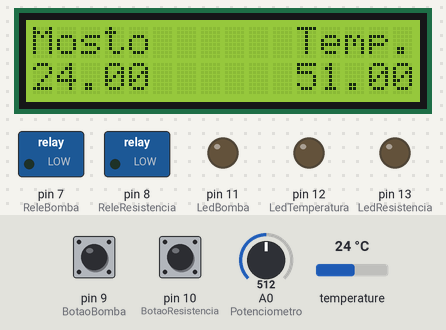
A sketch run on a simulated Arduino Uno, built with avr-gcc and run on an emulated ATmega328P. On the bench: 16×2 character LCD, switched loads named in the sketch (green lamp = pin HIGH), output pins drawn as LEDs (lit = HIGH). Dashed ring = blinking. The test bench sets the inputs (shaded band); at power-on: pin 9 (BotaoBomba) LOW, pin 10 (BotaoResistencia) LOW, temperature 24 °C, A0 (Potenciometro) = 512. What the sketch prints to the serial monitor is not drawn.

Above: at 4.2 s.
4.3 s: pin 9 (BotaoBomba) pulled HIGH for 3.2 s
At 5.3 s:
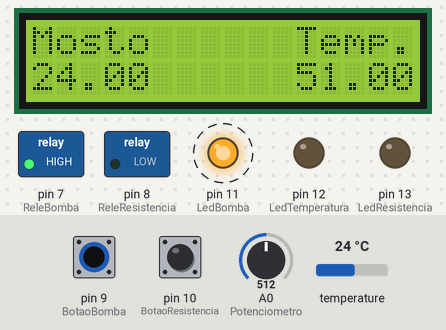
9.0 s: pin 10 (BotaoResistencia) pulled HIGH for 0.5 s
At 9.9 s:
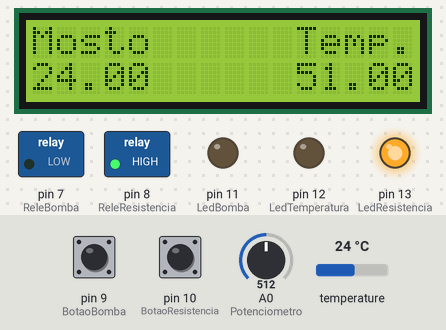
11.0 s: temperature set to 12 °C
At 12.4 s:
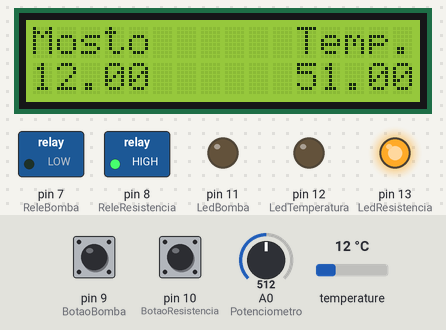
13.4 s: temperature set to 19 °C
At 14.3 s:
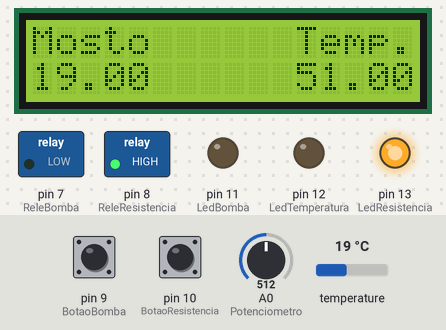
15.3 s: temperature set to 28 °C
At 16.3 s:
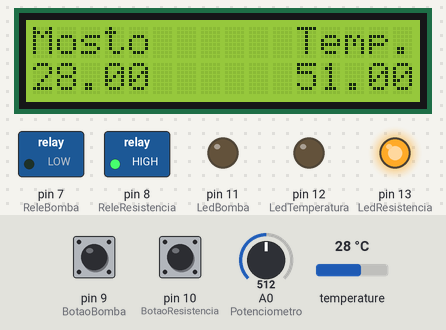
Timing chart, 0 to 18.1 s (numbered marks = the images above; inputs shaded):
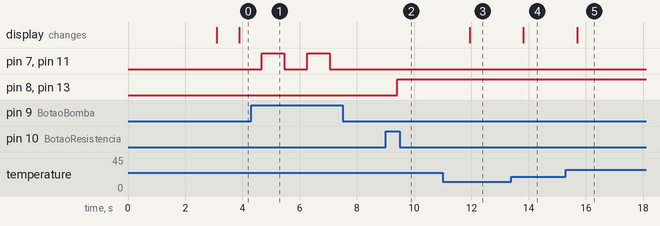

Measured:
- after the input at 4.3 s, pin 7 (ReleBomba), pin 11 (LedBomba): alternates HIGH for 0.79 s and LOW for 0.79 s, 4 changes in all, then stays LOW, starting after 0.37 s
- after the input at 9.0 s, pin 8 (ReleResistencia), pin 13 (LedResistencia): LOW → HIGH after 0.42 s
- after the input at 11.0 s, the display: changes after 0.94 s (image 3)
- after the input at 13.4 s, the display: changes after 0.42 s (image 4)
- after the input at 15.3 s, the display: changes after 0.40 s (image 5)

The sketch:

automacao_panela-v2.ino
```cpp
#include <LCDIC2.h>


#include <OneWire.h>
#include <DallasTemperature.h>
#include <Wire.h>


// Portas Digitais
#define LedResistencia 13     //Laranja
#define LedTemperatura 12     //Verde
#define LedBomba 11           //Roxo
#define BotaoResistencia 10   //Preto
#define BotaoBomba 9          //Branco
#define ReleResistencia 8     //Cinza
#define ReleBomba 7           //Marrom
#define ONE_WIRE_BUS 2        //Amarelo

// DEFINIÇÕES
#define endereco  0x27 // Endereços comuns: 0x27, 0x3F
#define colunas   16
#define linhas    2

// Portas Analógicas
#define Potenciometro A0
LCDIC2 lcd(0x27, 16, 2);

OneWire oneWire(ONE_WIRE_BUS);
DallasTemperature sensors(&oneWire);
float Celsus = 0;

int EstadoBotaoResistencia = 0;
int EstadoBotaoBomba = 0;

void setup() {
  // put your setup code here, to run once:

 pinMode(BotaoResistencia, INPUT);
 pinMode(BotaoBomba, INPUT);

 pinMode(LedResistencia, OUTPUT);
 pinMode(LedBomba, OUTPUT);
 pinMode(LedTemperatura, OUTPUT);
 pinMode(ReleResistencia, OUTPUT);
 pinMode(ReleBomba, OUTPUT);

 digitalWrite(LedResistencia, LOW);
 digitalWrite(LedBomba, LOW);
 digitalWrite(LedTemperatura, LOW);
 digitalWrite(ReleBomba, LOW);

 sensors.begin();
 Serial.begin(9600);

 lcd.begin();
 lcd.print("Iniciando - v2");
 delay(3000);
 lcd.clear();

}

float getTemperature() {
  sensors.requestTemperatures();
  Celsus = sensors.getTempCByIndex(0);
  return Celsus;
}

float setTemperature() {
  return float(analogRead(Potenciometro)/10);
}

void show_lcd(String stCelsus, String stTemp) {
  lcd.clear();
  lcd.setCursor(0,0);
  lcd.print("Mosto");
  lcd.setCursor(11, 0);
  lcd.print("Temp.");

  lcd.setCursor(0, 1);
  lcd.print(stCelsus);

  lcd.setCursor(11, 1);
  lcd.print(stTemp);

}

void loop() {
  float celsus = 0;
  float setTemp = 0;
  int controle = 0;   //Tempo que a resistência ficará desligada esperando a temperatura abaixar

  // put your main code here, to run repeatedly:
  celsus = getTemperature();
  setTemp = setTemperature();

  String strCelsus = String(celsus, 2);
  String strTemp = String(setTemp);

  show_lcd(strCelsus, strTemp);

  // verifica se a Resistência deveria estar ligada ou não
  if ((digitalRead(BotaoResistencia) == HIGH) && (EstadoBotaoResistencia == 0)) {
    EstadoBotaoResistencia = 1;
    digitalWrite(LedResistencia, HIGH);
    digitalWrite(ReleResistencia, HIGH);
  } else {
    if ((digitalRead(BotaoResistencia) == HIGH) && (EstadoBotaoResistencia == 1)) {
    digitalWrite(LedResistencia, LOW);
    digitalWrite(ReleResistencia, LOW);
    EstadoBotaoResistencia = 0;
    }
  }


  //verifica se a bomba deveria estar ligada ou não
  if ((digitalRead(BotaoBomba) == HIGH) && (EstadoBotaoBomba == 0)) {
    EstadoBotaoBomba = 1;
    digitalWrite(LedBomba, HIGH);
    digitalWrite(ReleBomba, HIGH);
  } else {
    if ((digitalRead(BotaoBomba) == HIGH) && (EstadoBotaoBomba == 1)) {
    digitalWrite(LedBomba, LOW);
    digitalWrite(ReleBomba, LOW);
    EstadoBotaoBomba = 0;
    }
  }

  Serial.println(celsus);
  Serial.println(setTemp);


  if (EstadoBotaoResistencia == 1) {

     celsus = getTemperature();
     setTemp = setTemperature();

     String strCelsus = String(celsus, 2);
     String strTemp = String(setTemp);

     show_lcd(strCelsus, strTemp);

     while ((celsus + 0.55) < setTemp ) {
            digitalWrite(LedTemperatura, LOW);
            digitalWrite(ReleResistencia, HIGH);
            digitalWrite(LedResistencia, HIGH);

            celsus = getTemperature();

            String strCelsus = String(celsus, 2);

            show_lcd(strCelsus, strTemp);

            Serial.println(celsus);
            Serial.println(setTemp);

            delay(150);


            if (celsus >= setTemp - 2) {
              delay(6500); // fica 6.5 segundos ligado
              digitalWrite(ReleResistencia, LOW);
              digitalWrite(LedResistencia, LOW);
              delay(4500); // fica 5 segundos desligado
            }
      }

   digitalWrite(LedTemperatura, HIGH);

   } else {
      digitalWrite(LedTemperatura, LOW);
      digitalWrite(ReleResistencia, LOW);
    }

}
```
